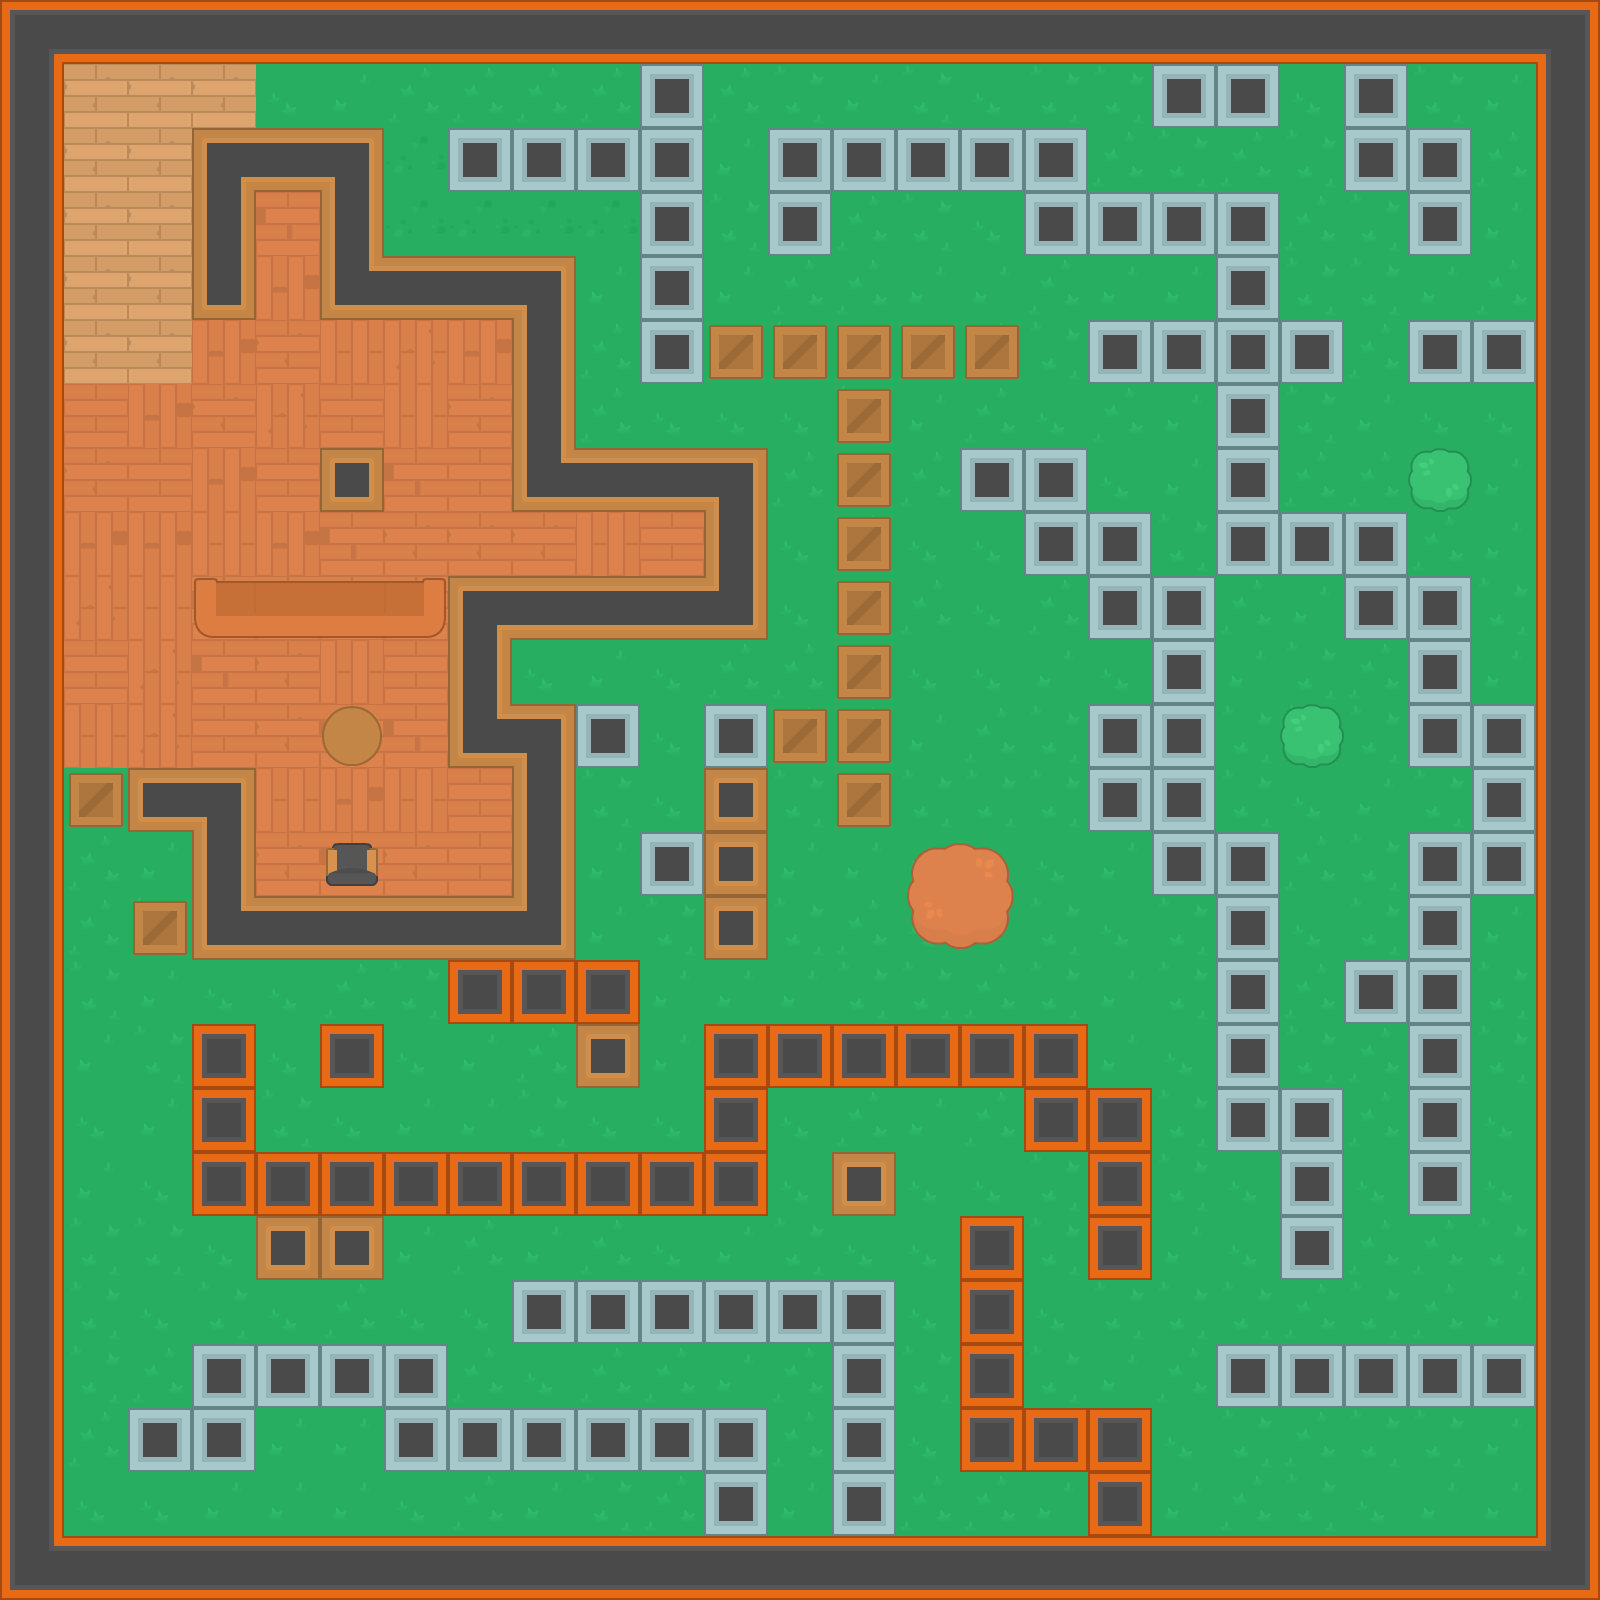

The image is a tile-based game level rendered from a .tmx file. Its description and source (layers, tilesets, objects; grid data summarised) follow:
An orthogonal 25x25 tile map with 64x64 px tiles, 2 tile layers (ground, top) and 80 objects (77x wall, player, treasure, zombie).

<map version="1.0" tiledversion="1.1.4" orientation="orthogonal" renderorder="right-down" width="25" height="25" tilewidth="64" tileheight="64" infinite="0" nextobjectid="94">
 <tileset firstgid="1" source="Tileset.tsx" />
 <layer name="ground" width="25" height="25" locked="1">
  <data>[625 cells, 625 non-empty, 13 distinct tile ids]</data>
 </layer>
 <layer name="top" width="25" height="25" locked="1">
  <data>[625 cells, 265 non-empty, 29 distinct tile ids]</data>
 </layer>
 <objectgroup name="obstacles">
  <object id="1" name="wall" x="190" y="130" width="192" height="58" />
  <object id="2" name="wall" x="0" y="0" width="1600" height="58" />
  <object id="3" name="wall" x="1536" y="64" width="64" height="1536" />
  <object id="4" name="wall" x="0" y="1536" width="1536" height="64" />
  <object id="5" name="wall" x="0" y="48" width="64" height="1488" />
  <object id="6" name="wall" x="192" y="176" width="64" height="144" />
  <object id="7" name="wall" x="320" y="176" width="64" height="144" />
  <object id="8" name="wall" x="384" y="256" width="192" height="64" />
  <object id="9" name="wall" x="512" y="320" width="64" height="192" />
  <object id="10" name="wall" x="576" y="448" width="192" height="64" />
  <object id="11" name="wall" x="704" y="512" width="64" height="128" />
  <object id="12" name="wall" x="192" y="576" width="512" height="64" />
  <object id="13" name="wall" x="320" y="448" width="64" height="64" />
  <object id="14" name="wall" x="64" y="768" width="192" height="64" />
  <object id="15" name="wall" x="192" y="832" width="64" height="64" />
  <object id="16" name="wall" x="128" y="896" width="448" height="64" />
  <object id="17" name="wall" x="336" y="720" width="32" height="32" />
  <object id="18" name="wall" x="336" y="848" width="32" height="32" />
  <object id="19" name="wall" x="448" y="640" width="64" height="128" />
  <object id="20" name="wall" x="512" y="704" width="64" height="192" />
  <object id="21" name="wall" x="576" y="704" width="64" height="64" />
  <object id="22" name="wall" x="448" y="128" width="256" height="64" />
  <object id="23" name="wall" x="640" y="64" width="64" height="64" />
  <object id="24" name="wall" x="640" y="192" width="64" height="192" />
  <object id="25" name="wall" x="704" y="320" width="320" height="64" />
  <object id="26" name="wall" x="768" y="192" width="64" height="64" />
  <object id="27" name="wall" x="768" y="128" width="320" height="64" />
  <object id="28" name="wall" x="1152" y="64" width="128" height="64" />
  <object id="29" name="wall" x="1344" y="64" width="64" height="128" />
  <object id="30" name="wall" x="1408" y="128" width="64" height="128" />
  <object id="31" name="wall" x="1408" y="320" width="128" height="64" />
  <object id="32" name="wall" x="1024" y="192" width="256" height="64" />
  <object id="33" name="wall" x="1216" y="256" width="64" height="320" />
  <object id="34" name="wall" x="1280" y="320" width="64" height="64" />
  <object id="35" name="wall" x="1088" y="320" width="128" height="64" />
  <object id="36" name="wall" x="960" y="448" width="128" height="64" />
  <object id="37" name="wall" x="1024" y="512" width="128" height="64" />
  <object id="38" name="wall" x="1088" y="576" width="128" height="64" />
  <object id="39" name="wall" x="1280" y="512" width="128" height="64" />
  <object id="40" name="wall" x="1408" y="448" width="64" height="64" />
  <object id="41" name="wall" x="1280" y="704" width="64" height="64" />
  <object id="42" name="wall" x="832" y="384" width="64" height="448" />
  <object id="43" name="wall" x="1152" y="640" width="64" height="256" />
  <object id="44" name="wall" x="1088" y="704" width="64" height="64" />
  <object id="45" name="wall" x="1088" y="768" width="64" height="64" />
  <object id="46" name="wall" x="1344" y="576" width="64" height="64" />
  <object id="47" name="wall" x="1408" y="576" width="64" height="192" />
  <object id="48" name="wall" x="1472" y="704" width="64" height="192" />
  <object id="49" name="wall" x="1408" y="832" width="64" height="384" />
  <object id="50" name="wall" x="1344" y="960" width="64" height="64" />
  <object id="51" name="wall" x="1216" y="1344" width="320" height="64" />
  <object id="52" name="wall" x="1088" y="1408" width="64" height="128" />
  <object id="53" name="wall" x="1024" y="1408" width="64" height="64" />
  <object id="54" name="wall" x="960" y="1216" width="64" height="256" />
  <object id="55" name="wall" x="832" y="1152" width="64" height="64" />
  <object id="56" name="wall" x="1280" y="1088" width="64" height="192" />
  <object id="57" name="wall" x="1216" y="832" width="64" height="320" />
  <object id="58" name="wall" x="320" y="1024" width="64" height="64" />
  <object id="59" name="wall" x="448" y="960" width="192" height="64" />
  <object id="60" name="wall" x="576" y="1024" width="64" height="64" />
  <object id="61" name="wall" x="640" y="832" width="64" height="64" />
  <object id="62" name="wall" x="704" y="704" width="64" height="256" />
  <object id="63" name="wall" x="768" y="704" width="64" height="64" />
  <object id="64" name="wall" x="192" y="1024" width="64" height="192" />
  <object id="65" name="wall" x="256" y="1216" width="128" height="64" />
  <object id="66" name="wall" x="256" y="1152" width="512" height="64" />
  <object id="68" name="wall" x="704" y="1024" width="64" height="128" />
  <object id="69" name="wall" x="768" y="1024" width="320" height="64" />
  <object id="70" name="wall" x="1024" y="1088" width="128" height="64" />
  <object id="71" name="wall" x="1088" y="1152" width="64" height="128" />
  <object id="72" name="wall" x="128" y="1408" width="128" height="64" />
  <object id="73" name="wall" x="192" y="1344" width="256" height="64" />
  <object id="74" name="wall" x="384" y="1408" width="384" height="64" />
  <object id="75" name="wall" x="704" y="1472" width="64" height="64" />
  <object id="76" name="wall" x="832" y="1280" width="64" height="256" />
  <object id="77" name="wall" x="512" y="1280" width="320" height="64" />
  <object id="78" name="wall" x="928" y="864" width="64" height="64" />
  <object id="79" name="player" x="176" y="464" width="32" height="32" />
  <object id="82" name="treasure" x="768" y="1472" width="64" height="64" />
  <object id="84" name="zombie" x="400" y="368" width="32" height="32" />
 </objectgroup>
</map>
